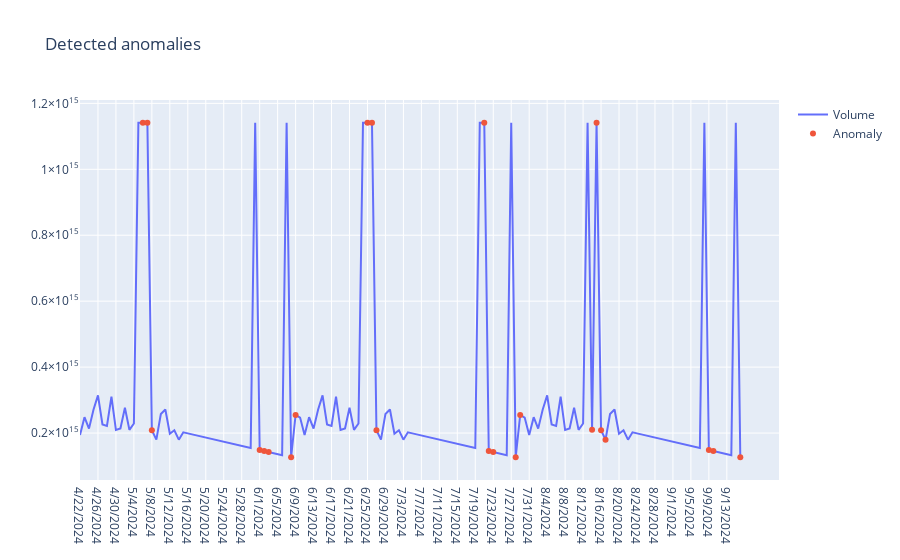

Notebook code for this chart:
### Code cell
fig = go.Figure()
fig.add_trace(go.Scatter(x=anomaly_df['Date'], y=source_data[:,1], name='Volume'))
fig.add_trace(go.Scatter(x=anomalies['Date'], y=anomaly_data[:,1], mode='markers', name='Anomaly'))
fig.update_layout(showlegend=True, title='Detected anomalies')
fig.show()

### Figure 1 — Plotly figure (JSON) as saved in the notebook; plotly's stock layout.template omitted (floating-point values rounded to 4 significant figures; data arrays with more than 128 entries replaced by an {"elided": "..."} marker saying what was removed)
{"data": [{"name": "Volume", "type": "scatter", "x": {"elided": "148 str values"}, "y": {"elided": "148 float values"}}, {"mode": "markers", "name": "Anomaly", "type": "scatter", "x": ["5/6/2024", "5/7/2024", "5/8/2024", "6/1/2024", "6/2/2024", "6/3/2024", "6/8/2024", "6/9/2024", "6/25/2024", "6/26/2024", "6/27/2024", "7/21/2024", "7/22/2024", "7/23/2024", "7/28/2024", "7/29/2024", "8/14/2024", "8/15/2024", "8/16/2024", "8/17/2024", "9/9/2024", "9/10/2024", "9/16/2024"], "y": [1141000000000000.0, 1141000000000000.0, 208500000000000.0, 148600000000000.0, 145500000000000.0, 142300000000000.0, 126600000000000.0, 254800000000000.0, 1141000000000000.0, 1141000000000000.0, 208500000000000.0, 1141000000000000.0, 145500000000000.0, 142300000000000.0, 126600000000000.0, 254800000000000.0, 209800000000000.0, 1141000000000000.0, 208500000000000.0, 179900000000000.0, 148600000000000.0, 145500000000000.0, 126600000000000.0]}], "layout": {"showlegend": true, "title": {"text": "Detected anomalies"}}}
